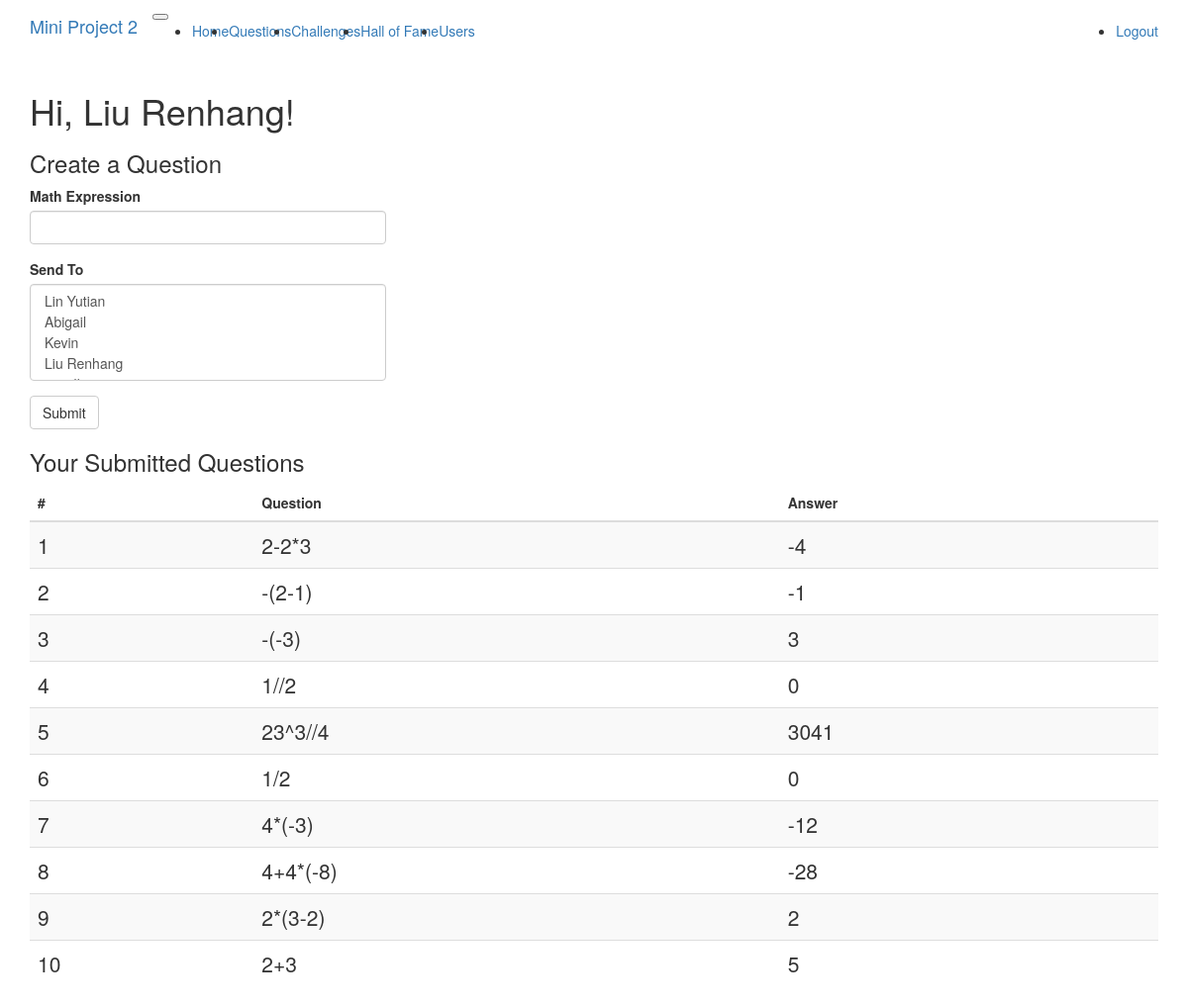
The app's page /questions (signed in) with its own data.
### app/models.py (models this page shows, shortened)
class User(UserMixin, db.Model):
	__tablename__ = 'user'
	id = db.Column(db.Integer, primary_key=True)
	username = db.Column(db.String(64), index=True, unique=True)
	password_hash = db.Column(db.String(128))
	questions = db.relationship('Question', backref='from_user',
								lazy='dynamic')
	challenges = db.relationship('Challenge', secondary=association_table,
								backref=db.backref('to_user'),
								lazy='dynamic')
	records = db.relationship('TimeRecord',
								backref=db.backref('user_challenge'),
								lazy='dynamic')

class Question(db.Model):
	__tablename__ = 'question'
	id = db.Column(db.Integer, primary_key=True)
	expression = db.Column(db.String(255))
	answer = db.Column(db.Integer)
	author = db.Column(db.Integer, db.ForeignKey('user.id'))
	challenge = db.relationship("Challenge", uselist=False, back_populates="question")

### app/routes.py (the view, shortened to what this page needs)
@application.route('/questions', methods=['GET','POST'])
@login_required
def questions():
	questions = current_user.questions.all()
	form = CreateQuestionForm()
	users = User.query.all()
	userlist = [(u.username, u.username) for u in users]
	form.assign_to.choices=userlist
	return render_template('questions.html', title='Questions',
							user=current_user,
							questions=questions,
							form=form)

### app/forms.py
class CreateQuestionForm(FlaskForm):
	expression = StringField('Math Expression', validators=[DataRequired()])
	assign_to = SelectMultipleField('Send To', validators=[DataRequired()])
	submit = SubmitField('Submit')

### app/models.py (called while the page is built)
@login.user_loader
def load_user(id):
	return User.query.get(int(id))

### app/templates/questions.html
{% extends "base.html" %}
{% import "bootstrap/wtf.html" as wtf %}
{% block app_content %}
<h1 class="display-1">Hi, {{ user.username }}!</h1>
<h3 class="display-3">Create a Question</h3>
 <div class="row">
        <div class="col-md-4">
            {{ wtf.quick_form(form)}}
        </div>
  </div>
<h3>Your Submitted Questions</h3>
{% if questions %}
<table class="table table-striped">
  <thead>
    <tr>
      <th scope="col">#</th>
      <th scope="col">Question</th>
      <th scope="col">Answer</th>
    </tr>
  </thead>
  <tbody>
  {% for idx in range(questions|length) %}
  	<tr>
      <th scope="row" class="lead">{{ idx+1 }}</th>
      <td class="lead">{{ questions[idx].expression }}</td>
      <td class="lead">{{ questions[idx].answer }}</td>
    </tr>
  {% endfor %}
  </tbody>
</table>
{% else %}
	<p>You have no Questions created yet!</p>
{% endif %}
{% endblock %}

### records on screen
User: username "Liu Renhang"
Question: expression "2-2*3", answer "-4"
Question: expression "-(2-1)", answer "-1"
Question: expression "-(-3)", answer "3"
Question: expression "1//2", answer "0"
Question: expression "23^3//4", answer "3041"
Question: expression "1/2", answer "0"
Question: expression "4*(-3)", answer "-12"
Question: expression "4+4*(-8)", answer "-28"
Question: expression "2*(3-2)", answer "2"
Question: expression "2+3", answer "5"

### other values on screen
{{ idx+1 }} "1" "2" "3" "4" "5" "6" "7" "8" "9" "10"
